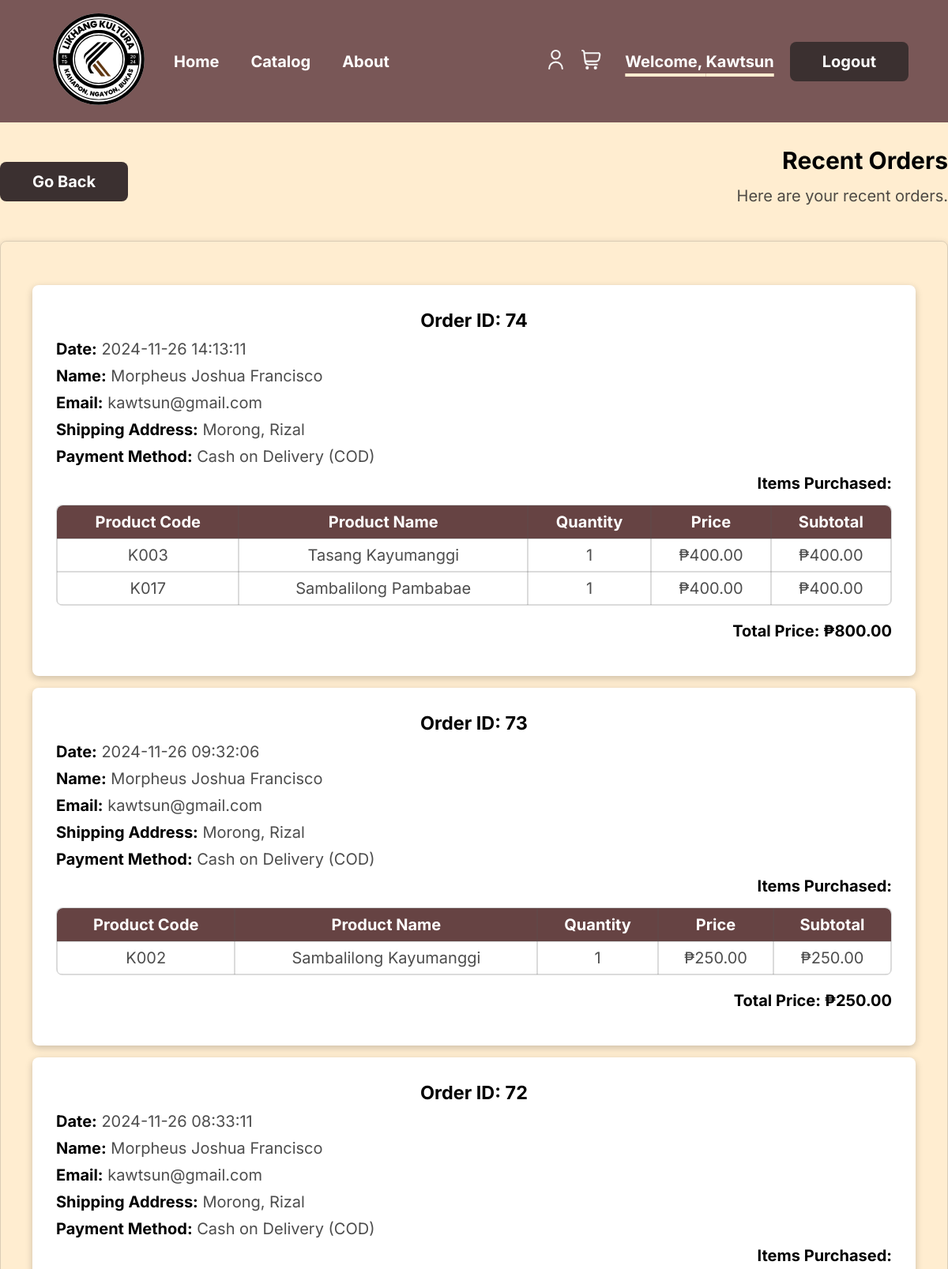
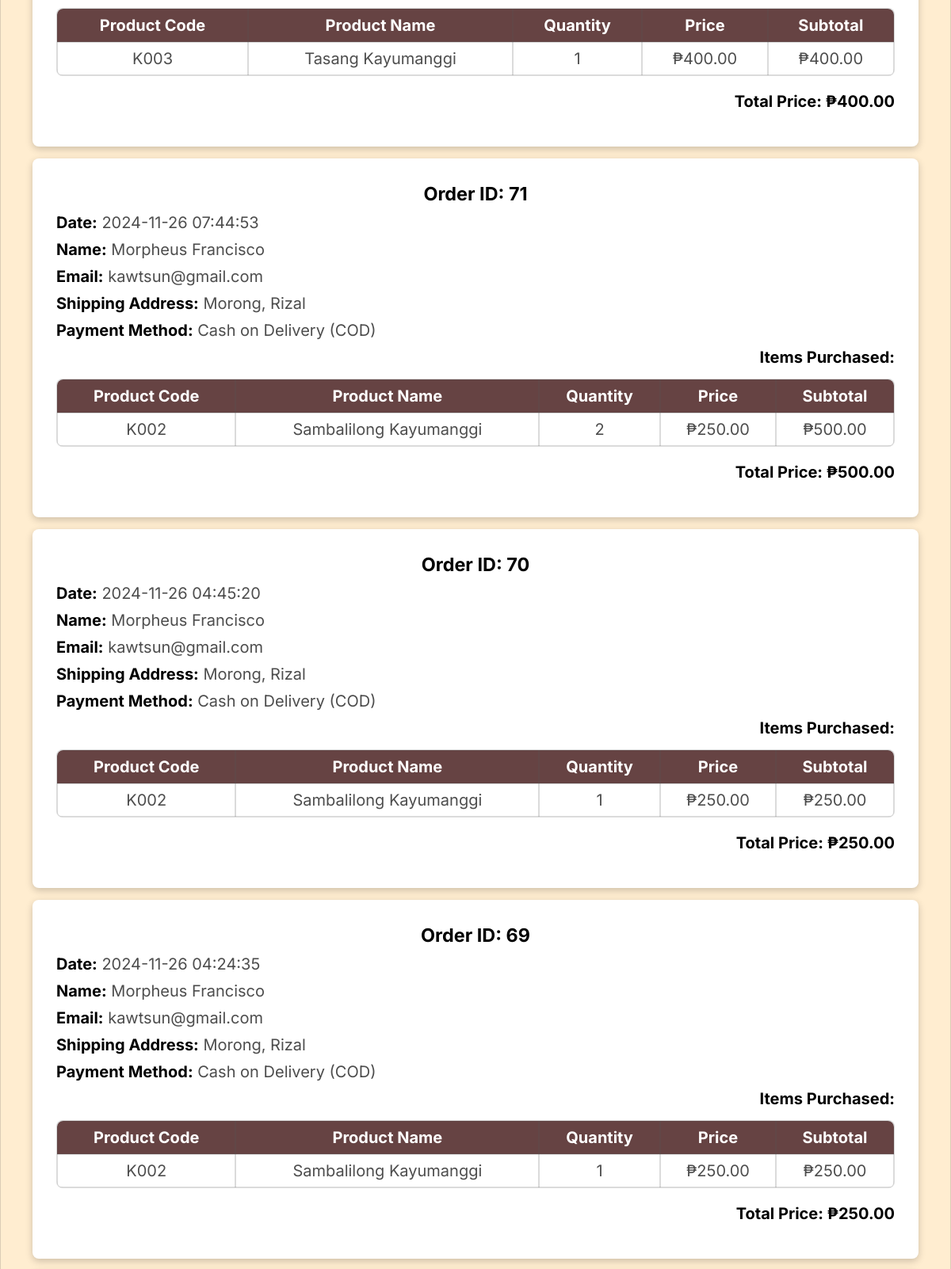
Screenshot of /pages/recent-orders.php (signed in, upper part) with the database file from the repository (2 pictures, top to bottom).
### tables this page shows
CREATE TABLE `orders` (
  `order_id` int(11) NOT NULL,
  `user_id` int(11) NOT NULL,
  `name` varchar(255) NOT NULL,
  `email` varchar(255) NOT NULL,
  `address` text NOT NULL,
  `payment_method` varchar(50) NOT NULL,
  `order_date` timestamp NOT NULL DEFAULT current_timestamp()
);

CREATE TABLE `profile` (
  `id` int(11) NOT NULL,
  `user_id` int(11) NOT NULL,
  `fullname` varchar(255) NOT NULL,
  `shipping_address` text NOT NULL,
  `email` varchar(255) NOT NULL
);

CREATE TABLE `order_items` (
  `order_item_id` int(11) NOT NULL,
  `order_id` int(11) NOT NULL,
  `main_product_id` int(11) NOT NULL,
  `quantity` int(11) NOT NULL
);

CREATE TABLE `main_products` (
  `product_id` int(11) NOT NULL,
  `product_code` varchar(50) NOT NULL,
  `product_name` varchar(100) NOT NULL,
  `product_price` decimal(10,2) NOT NULL,
  `product_image` varchar(255) NOT NULL
);

### pages/recent-orders.php (the view, shortened to what this page needs)
<?php
include '../validate/db.php';
$user_id = $_SESSION['user_id'];
$sql = "SELECT order_id, order_date, name, email, address, payment_method
        FROM orders
        WHERE user_id = ?
        ORDER BY order_date DESC";
$stmt = mysqli_prepare($conn, $sql);
mysqli_stmt_bind_param($stmt, "i", $user_id);
mysqli_stmt_execute($stmt);
$result = mysqli_stmt_get_result($stmt);
$orders = mysqli_fetch_all($result, MYSQLI_ASSOC);
$order_items = [];
$order_totals = [];
foreach ($orders as $order) {
    $order_id = $order['order_id'];
    $sql = "SELECT mp.product_code, mp.product_name, oi.quantity, mp.product_price
            FROM order_items oi
            JOIN main_products mp ON oi.main_product_id = mp.product_id
            WHERE oi.order_id = ?";
    $stmt = mysqli_prepare($conn, $sql);
    mysqli_stmt_bind_param($stmt, "i", $order_id);
    mysqli_stmt_execute($stmt);
    $result = mysqli_stmt_get_result($stmt);
    $items = mysqli_fetch_all($result, MYSQLI_ASSOC);
    $order_items[$order_id] = $items;
    $total_price = 0;
    foreach ($items as $item) {
        $total_price += $item['product_price'] * $item['quantity'];
    }
    $order_totals[$order_id] = $total_price;
}
$sql = "SELECT fullname, shipping_address, email FROM profile WHERE user_id = ?";
$stmt = mysqli_prepare($conn, $sql);
mysqli_stmt_bind_param($stmt, "i", $user_id);
mysqli_stmt_execute($stmt);
$result = mysqli_stmt_get_result($stmt);
$profile = mysqli_fetch_assoc($result);
?>
<!DOCTYPE html>
<html lang="en">
<head>
    <link rel="stylesheet" href="../style.css">
</head>
<body>
    <header>
        <div class="navbar">
            <div class="nav-center">
                <div class="logo">
                    <img src="../images/logo.svg" alt="Likhang Kultura">
                </div>
                <nav class="navlinks">
                    <ul>
                        <li><a href="../index.php">Home</a></li>
                        <li><a href="catalog.php">Catalog</a></li>
                        <li><a href="about.php">About</a></li>
                    </ul>
                </nav>
            </div>
            <div class="profile_cart">
                <a href="profile.php">
                    <img src="../images/user.svg" alt="Profile" width="25px" class="profile">
                </a>
                <a href="cart.php">
                    <img src="../images/shopping-cart.svg" alt="Cart" width="25px" class="cart">
                </a>
            </div>
            <div class="buttons">
                <?php if (isset($_SESSION['user'])) {
                    echo "<p>Welcome, " . $_SESSION['user'] . "</p>";
                } ?>
                <?php if (isset($_SESSION['user'])): ?>
                    <a href="../validate/logout-validate.php" class="signup">Logout</a>
                <?php else: ?>
                    <a href="login.php" class="login">Log In</a>
                    <a href="register.php" class="signup">Sign Up</a>
                <?php endif; ?>
            </div>
        </div>
    </header>
    <main>
        <div class="intro2">
            <div class="cart_button_left">
                <a href="cart.php" class="btn">Go Back</a>
            </div>
            <div class="intro_message_right">
                <h2>Recent Orders</h2>
                <p>Here are your recent orders.</p>
            </div>
        </div>
        <div class="order_summary">
            <?php if (count($orders) > 0): ?>
                <?php foreach ($orders as $order): ?>
                    <div class="summary_intro">
                        <h3>Order ID: <?php echo $order['order_id']; ?></h3>
                        <p><strong>Date:</strong> <?php echo $order['order_date']; ?></p>
                        <p><strong>Name:</strong> <?php echo htmlspecialchars($order['name']); ?></p>
                        <p><strong>Email:</strong> <?php echo htmlspecialchars($profile['email']); ?></p>
                        <p><strong>Shipping Address:</strong> <?php echo nl2br(htmlspecialchars($profile['shipping_address'])); ?></p>
                        <p><strong>Payment Method:</strong> <?php echo htmlspecialchars(ucfirst(str_replace('_', ' ', $order['payment_method']))); ?></p>
                        <h4>Items Purchased:</h4>
                        <table class="cart_table2">
                            <thead>
                                <tr>
                                    <th>Product Code</th>
                                    <th>Product Name</th>
                                    <th>Quantity</th>
                                    <th>Price</th>
                                    <th>Subtotal</th>
                                </tr>
                            </thead>
                            <tbody>
                                <?php foreach ($order_items[$order['order_id']] as $item): ?>
                                    <tr>
                                        <td><?php echo htmlspecialchars($item['product_code']); ?></td>
                                        <td><?php echo htmlspecialchars($item['product_name']); ?></td>
                                        <td><?php echo $item['quantity']; ?></td>
                                        <td>₱<?php echo number_format($item['product_price'], 2); ?></td>
                                        <td>₱<?php echo number_format($item['product_price'] * $item['quantity'], 2); ?></td>
                                    </tr>
                                <?php endforeach; ?>
                            </tbody>
                        </table>
                        <h4>Total Price: ₱<?php echo number_format($order_totals[$order['order_id']], 2); ?></h4>
                    </div>
                <?php endforeach; ?>
            <?php else: ?>
                <p>You have no recent orders.</p>
            <?php endif; ?>
        </div>
    </main>
</body>
</html>

### style.css (style rules this page uses)
*, *::before, *::after { box-sizing: border-box; }
* { margin: 0; padding: 0; }
body { font-family: "Inter"; text-align: center; font-size: 20px; background-color: #ffedd0; color: #212121cc; display: flex; flex-direction: column; min-height: 100vh; }
main { flex: 1; }
h1, h2, h3, h4, b, strong { color: black; }
.navbar { display: flex; justify-content: space-between; align-items: center; padding: 0 50px; background-color: #795757; color: white; font-weight: bold; }
.nav-center { display: flex; align-items: center; }
.navlinks { margin-left: 20px; }
.navbar ul { display: flex; list-style: none; margin: 0; padding: 0; }
.navbar ul li { margin-right: 40px; }
.navlinks a { color: white; text-decoration: none; position: relative; }
.navlinks a::after { content: ""; position: absolute; width: 100%; height: 4px; bottom: -8px; left: 0; background-color: #ffedd0; transform: scaleX(0); transform-origin: bottom right; transition: transform 0.5s cubic-bezier(0.25, 1, 0.5, 1); }
.profile_cart { display: flex; align-items: center; margin-left: auto; }
.navbar .buttons { display: flex; align-items: center; margin-left: 20px; }
.navbar .buttons a { margin-left: 20px; color: white; border-radius: 8px; text-decoration: none; padding: 12px 40px; }
.navbar .logo img { width: 150px; }
.buttons .signup { border: 1px solid transparent; background-color: #3b3030; transition: background-color 0.3s ease-in-out; }
header p { text-decoration:underline #ffedd0 4px; text-underline-offset: 8px; }
.intro2 { display: flex; justify-content: space-between; align-items: center; width: 1200px; max-width: 100%; margin: 30px auto; margin-bottom: 20px; }
.intro2 h2 { margin-bottom: 10px; }
.intro_message_right { flex: 1; text-align: right; }
.cart_button_left { margin-right: auto; }
.btn { text-decoration: none; color: white; background-color: #3b3030; border: 1px solid transparent; border-radius: 8px; padding: 12px 40px; font-weight: bold; transition: background-color 0.3s ease-in-out; }
.order_summary { width: 1200px; margin: 30px auto; padding: 40px; border-radius: 8px; box-shadow: 0 3px 10px rgb(0 0 0 / 0.2); border: 1px solid #58585836 }
.summary_intro { margin: 15px auto; border-radius: 8px; width: 100%; padding: 30px; background-color: white; box-shadow: 0 3px 10px rgb(0 0 0 / 0.2); }
.summary_intro p { margin: 10px auto; text-align: left; }
.summary_intro h3 { margin-bottom: 10px; }
.summary_intro h4 { text-align: right; }
.cart_table2 { width: 100%; margin: 0px auto; border-collapse: collapse; margin-bottom: 20px; border-radius: 8px; overflow: hidden; background-color: #58585836; border: 1px solid #58585836;; }
.cart_table2 th, .cart_table2 td { border: 2px solid #58585836;; padding: 8px; }
.cart_table2 td { background-color: white; }
.cart_table2 th { color: white; background-color: #664343; }
.cart_table2 thead th:first-child { border-top-left-radius: 8px; }
.cart_table2 thead th:last-child { border-top-right-radius: 8px; }
.cart_table2 tbody tr:last-child td:first-child { border-bottom-left-radius: 8px; }
.cart_table2 tbody tr:last-child td:last-child { border-bottom-right-radius: 8px; }
.profile_cart .profile, .cart { filter: invert(0.8) sepia(1) saturate(0) hue-rotate(180deg); transition: filter 0.5s cubic-bezier(0.25, 1, 0.5, 1); }
.profile_cart a { display: inline-block; margin: 0 10px; text-decoration: none; }
.programmers h3, h4 { margin-bottom: 15px; }
.intro4 h2, p { margin: 15px 0; }

### rows the page displays
orders: order_id "74", order_date "2024-11-26 14:13:11", name "Morpheus Joshua Francisco", payment_method "Cash on Delivery (COD)", order_id "800.00"
profile: email "kawtsun@gmail.com", shipping_address "Morong, Rizal"
order_items: main_product.product_code "K003", main_product.product_name "Tasang Kayumanggi", quantity "1", main_product.product_price "400.00", $item['product_price']*$item['quantity'] "400.00"
order_items: main_product.product_code "K017", main_product.product_name "Sambalilong Pambabae", quantity "1", main_product.product_price "400.00", $item['product_price']*$item['quantity'] "400.00"
orders: order_id "73", order_date "2024-11-26 09:32:06", name "Morpheus Joshua Francisco", payment_method "Cash on Delivery (COD)", order_id "250.00"
order_items: main_product.product_code "K002", main_product.product_name "Sambalilong Kayumanggi", quantity "1", main_product.product_price "250.00", $item['product_price']*$item['quantity'] "250.00"
orders: order_id "72", order_date "2024-11-26 08:33:11", name "Morpheus Joshua Francisco", payment_method "Cash on Delivery (COD)", order_id "400.00"
orders: order_id "71", order_date "2024-11-26 07:44:53", name "Morpheus Francisco", payment_method "Cash on Delivery (COD)", order_id "500.00"
order_items: main_product.product_code "K002", main_product.product_name "Sambalilong Kayumanggi", quantity "2", main_product.product_price "250.00", $item['product_price'] * $item['quantity'] "500.00"
orders: order_id "70", order_date "2024-11-26 04:45:20", name "Morpheus Francisco", payment_method "Cash on Delivery (COD)", order_id "250.00"
orders: order_id "69", order_date "2024-11-26 04:24:35", name "Morpheus Francisco", payment_method "Cash on Delivery (COD)", order_id "250.00"

### other values shown
$_SESSION['user'] "Kawtsun"
